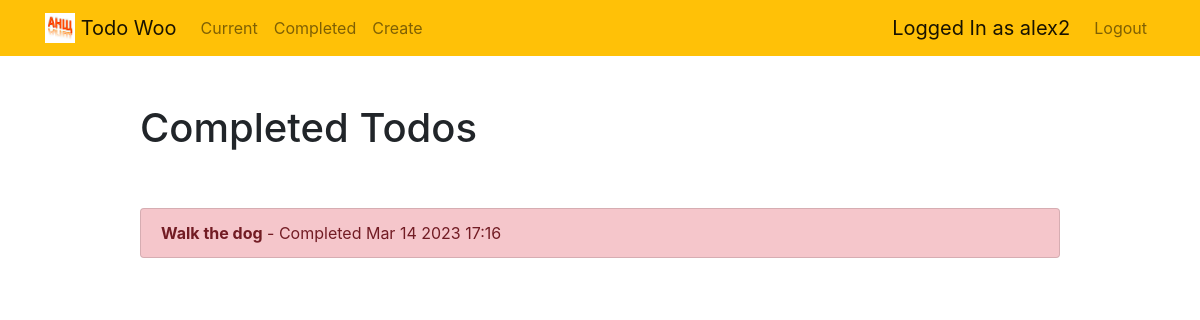
The page /completed/ (signed in) on the database as committed earlier.
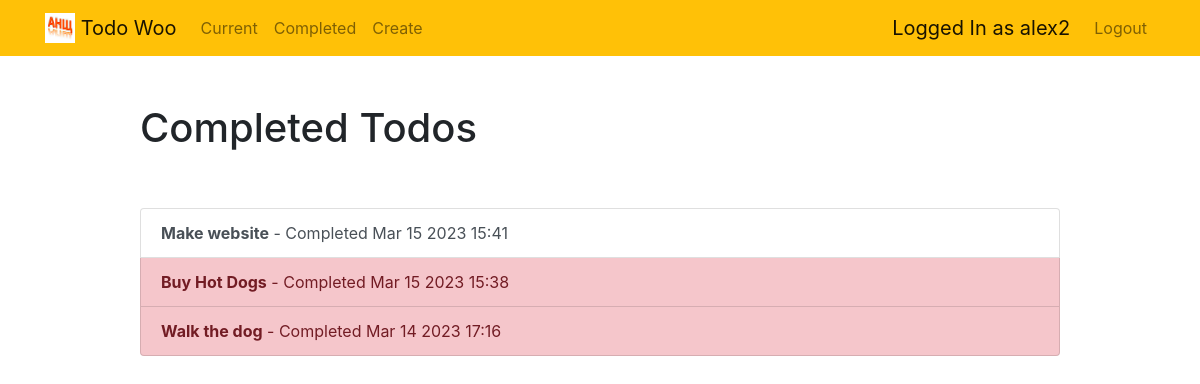
The same page on the database as committed later.
### todo/models.py (models this page shows, shortened)
class Todo(models.Model):
    title = models.CharField(max_length=100)
    memo = models.TextField(blank=True) # blank=True - МОЖЕТ быть пустым
    created = models.DateTimeField(auto_now_add=True) #auto_now_add=True -автозаполнение текущим временем
    datacompleted = models.DateTimeField(null=True, blank=True) # null=True - МОЖЕТ быть пустым
    important = models.BooleanField(default=False) #чекбокс
    user = models.ForeignKey(User, on_delete=models.CASCADE) #внесение в модель ID пользователя-создателя

### todo/views.py (the view)
# urls.py: path('completed/', views.completedtodos, name='completedtodos'),
@login_required #access to this page only registred user
def completedtodos(request):          #отобразится страница с выполнеными todos
        todos = Todo.objects.filter(user=request.user, datacompleted__isnull=False).order_by('-datacompleted')      #передаются  данные объектов модели Todo для текущего юзера (user=request.user)@ исключения вывода НЕзаконченных todo(datacompleted__isnull=False), .order_by('-datacompleted') sorted by datacompleted
        return render (request, 'todo/completedtodos.html', {'todos':todos}) #отобразится страница completedtodos.html и ей передаются  данные объектов модели Todo для текущего юзера

### todo/templates/todo/completedtodos.html
{% extends "todo/base.html" %}
{% block content %}
    <div class="row justify-content-center mt-5">
        <div class="col-md-10">
            <h1>Completed Todos</h1>
        </div>
    </div>
    <div class="row justify-content-center mt-5">
        <div class="col-md-10">
            <div class="list-group">
                {% for todo in todos %}
                    <a href="{% url 'viewtodo' todo.id %}" class="list-group-item list-group-item-action{% if todo.important %} list-group-item-danger{% endif %}">
                    			<b>{{ todo.title }}</b>
                    			- Completed {{ todo.datacompleted|date:'M j Y H:i' }}
                    </a>
                {% endfor %}
            </div>
        </div>
    </div>
{% endblock %}

Rows that differ between the two databases and show on the page:
now on this page (row edited): Todo: title "Make website", datacompleted "Mar 15 2023 15:41", important False (drawn)
now on this page (row edited): Todo: title "Buy Hot Dogs", datacompleted "Mar 15 2023 15:38"
